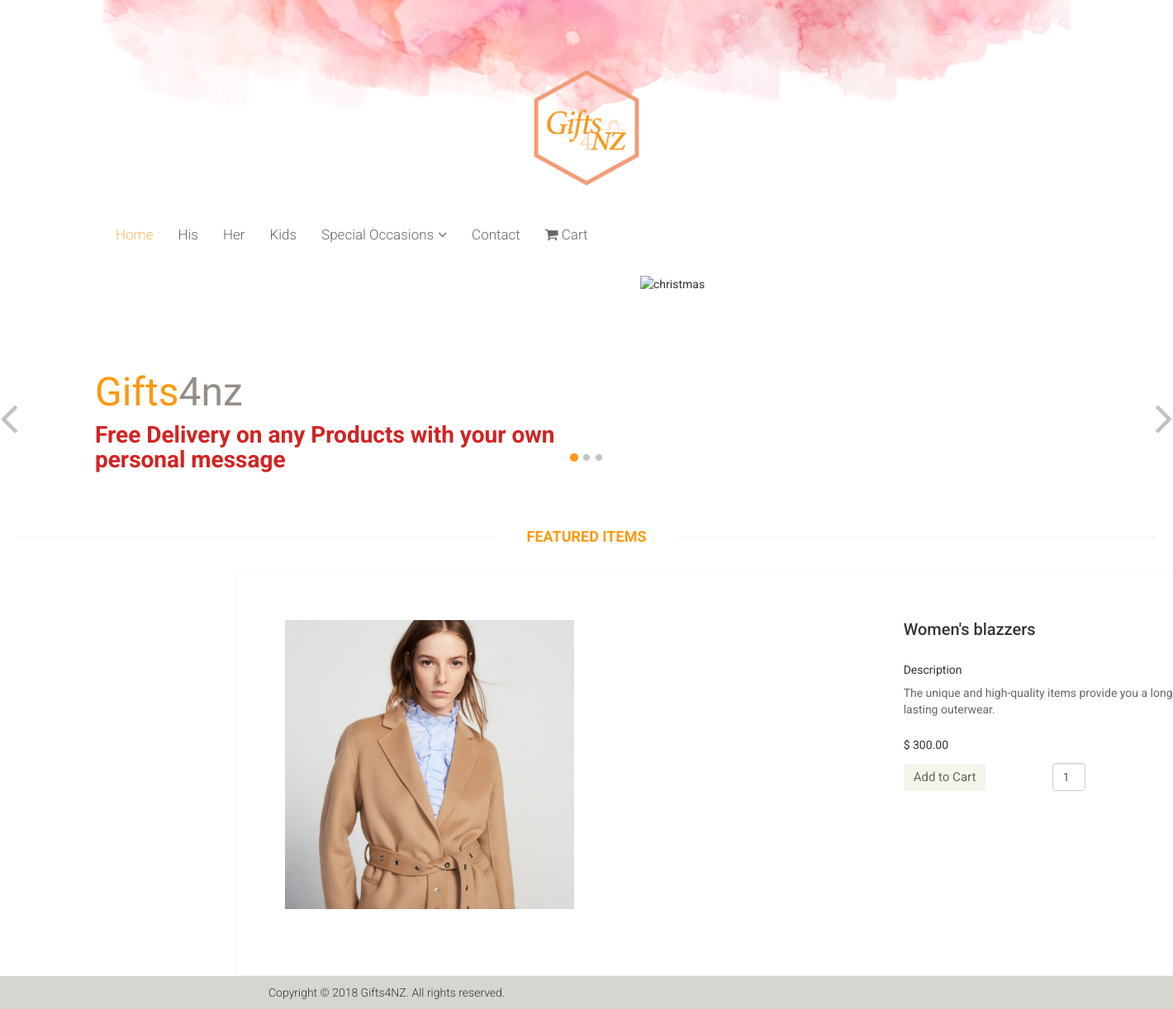
/her-prod-detail.php?id=1, run on the app's committed database.
### tables this page shows
CREATE TABLE IF NOT EXISTS `her_prod` (
`id` int(11) NOT NULL,
  `name` varchar(255) NOT NULL,
  `image` varchar(900) NOT NULL,
  `price` double(10,2) NOT NULL,
  `description` varchar(255) NOT NULL
);

### her-prod-detail.php (the view, shortened to what this page needs)
<?php
 $conn = mysql_connect("localhost", "root", "test1234");
 ?>   <!DOCTYPE html>
<html lang="en">
<head>
    <link href="css/bootstrap.min.css" rel="stylesheet">
    <link href="css/font-awesome.min.css" rel="stylesheet">
    <link href="css/prettyPhoto.css" rel="stylesheet">
    <link href="css/price-range.css" rel="stylesheet">
    <link href="css/animate.css" rel="stylesheet">
	<link href="css/main.css" rel="stylesheet">
	<link href="css/responsive.css" rel="stylesheet">
</head>
<body>
	<header id="header">
		<div class="container">
			<div class="header-middle ">
				<div class="row" >
							<img src="images/4.png" alt="logo1" style="max-width:100%"/></a>
				</div>
			</div>
		</div>
		<div class="header-bottom">
			<div class="container">
				<div class="row">
					<div class="col-sm-9">
						<div class="mainmenu pull-left">
							<ul class="nav navbar-nav collapse navbar-collapse">
								<li><a href="index.php" class="active">Home</a></li>
								<li><a href="his.php">His</a></li>
								<li><a href="her.php">Her</a></li>
								<li><a href="kids.php">Kids</a></li>
								<li class="dropdown"><a href="specials.php">Special Occasions<i class="fa fa-angle-down"></i></a>
                                </li>
								<li><a href="cart_1.php #contact-page">Contact</a></li>
								<li><a href="cart_1.php#cart_items"><i class="fa fa-shopping-cart"></i> Cart</a></li>
							</ul>
						</div>
					</div>
				</div>
			</div>
		</div>
	</header>
	<section id="slider">
			<div class="row">
				<div class="col-sm-12">
					<div id="slider-carousel" class="carousel slide" data-ride="carousel">
						<ol class="carousel-indicators">
							<li data-target="#slider-carousel" data-slide-to="0" class="active"></li>
							<li data-target="#slider-carousel" data-slide-to="1"></li>
							<li data-target="#slider-carousel" data-slide-to="2"></li>
						</ol>
						<div class="carousel-inner">
							<div class="item active">
								<div class="col-sm-6" style="float:left">
									<h1><span>Gifts</span>4nz</h1>
									<h2>Free Delivery on any Products with your own personal message</h2>
								</div>
								<div class="col-sm-6" style="float:left;">
									<img src="images/slider/christmas.jpg" class="girl img-responsive" alt="christmas" />
								</div>
							</div>
						</div>
						<a href="#slider-carousel" class="left control-carousel hidden-xs" data-slide="prev">
							<i class="fa fa-angle-left"></i>
						</a>
						<a href="#slider-carousel" class="right control-carousel hidden-xs" data-slide="next">
							<i class="fa fa-angle-right"></i>
						</a>
					</div>
				</div>
			</div>
	</section>
							<h2 class="title text-center">Featured Items</h2>
							<div class="container product-information">
							<?php
								$query = "SELECT * FROM her_prod where id='".$_GET["id"]."'ORDER BY id ASC";
								$result = mysql_query($query,$conn);
								if(!$result)
								{
									echo "ERRORR";
								}
								else
								{
									if(mysql_num_rows($result) > 0)
									{
										 while($row = mysql_fetch_array($result))
										 {
						?>
							<form method="get" action="cart_1.php?action=add&id=<?php echo $row["id"]; ?>">
							<div class="row">
								<div class="col-md-8 " ><img src="<?php echo $row["image"]; ?>" height="350px" width="350px" class="img-responsive" alt="Prodsimgs" /><br />  </div>
								<div class="col-md-4 " >
								<h2><?php echo $row["name"]; ?></h2>
									<span>Description</span>
									<p><?php echo $row["description"]; ?></p>
									<span>$ <?php echo $row["price"]; ?></span>
									<div>
									<input type="submit" name="add_to_cart" style="margin-top:5px;" class="btn btn-default add-to-cart" value="Add to Cart" />
									<input type="text" name="quantity" class="form-control" value="1"  placeholder="Quantity" style="width:40px;  margin-top:-59px; margin-left:180px;"/>
									</div>
									</div>
										<?php
								}
							}
						}
						?>
									</div>
					</form>
					</div>
		<footer id="footer"   style="max-width:100%">
		<div class="footer-bottom">
			<div class="container" >
				<div class="row">
					<p class="pull-left">Copyright © 2018 Gifts4NZ. All rights reserved.</p>
					</div>
			</div>
		</div>
	</footer>
</body>
</html>

### css/main.css (style rules this page uses)
body { font-family: 'Roboto', sans-serif; position: relative; font-weight:Normal; }
ul li { list-style: none; }
a { -webkit-transition: 300ms; -moz-transition: 300ms; -o-transition: 300ms; transition: 300ms; }
h1, h2, h3, h4, h5, h6 { font-family: 'Roboto', sans-serif; }
.header-bottom { padding-bottom: 30px; padding-top: 30px; }
.navbar-collapse.collapse { padding-left: 0; }
.mainmenu ul li { padding-right: 15px; padding-left: 15px; }
.mainmenu ul li:first-child { padding-left: 0px; }
.mainmenu ul li a { color: #696763; font-family: 'Roboto', sans-serif; font-size: 17px; font-weight: 300; padding: 0; padding-bottom: 10px; }
.mainmenu ul li a:hover, .mainmenu ul li a.active, .shop-menu ul li a.active { background:none; color:#fdb45e; }
.fa-angle-down { padding-left: 5px; }
#footer { background: #F0F0E9; width:1900px; }
.footer-bottom { background: #D6D6D0; padding-top: 10px; }
.footer-bottom p { color: #363432; font-family: 'Roboto', sans-serif; font-weight: 300; margin-left: 200px; }
#slider { padding-bottom: 45px; }
.carousel-indicators li { background: #C4C4BE; }
.carousel-indicators li.active { background: #FE980F; }
.item { padding-left: 100px; }
.girl { margin-left: 0; }
.item h1 { color:#948e87; font-family: abel; font-size: 48px; margin-top: 115px; }
.item h1 span { color:#fe980f; }
.item h2 { color: #d22322; font-family: 'Roboto', sans-serif; font-size: 28px; font-weight: 700; margin-bottom: 22px; margin-top: 10px; }
.control-carousel { position: absolute; top: 50%; font-size: 60px; color: #C2C2C1; }
.right { right: 0; }
.left-sidebar h2:after, h2.title:after { content: " "; position: absolute; border: 1px solid #f5f5f5; bottom:8px; left: 0; width: 100%; height: 0; z-index: -2; }
h2.title:before { content: " "; position: absolute; background: #fff; bottom: -6px; width: 220px; height: 30px; z-index: -1; left: 50%; margin-left: -110px; }
h2.title { color: #FE980F; font-family: 'Roboto', sans-serif; font-size: 18px; font-weight: 700; margin: 0 20px; text-transform: uppercase; margin-bottom: 30px; position: relative; }
.add-to-cart { background:#F5F5ED; border: 0 none; border-radius: 0; color: #696763; font-family: 'Roboto', sans-serif; font-size: 15px; margin-bottom: 25px; }
.product-information { border: 1px solid #F7F7F0; overflow: hidden; padding-bottom: 60px; padding-left: 60px; padding-top: 60px; position: relative; margin-left:20%; }
.product-information h2 { color: #363432; font-family: 'Roboto', sans-serif; font-size: 20px; margin-top: 0; }
.product-information p { color: #696763; font-family: 'Roboto', sans-serif; margin-bottom: 5px; }
.product-information span { display: inline-block; margin-bottom: 8px; margin-top: 18px; }

### data on the page
her_prod: image (picture), name "Women's blazzers", description "The unique and high-quality items provide you a long lasting outerwear.", price "300.00"
